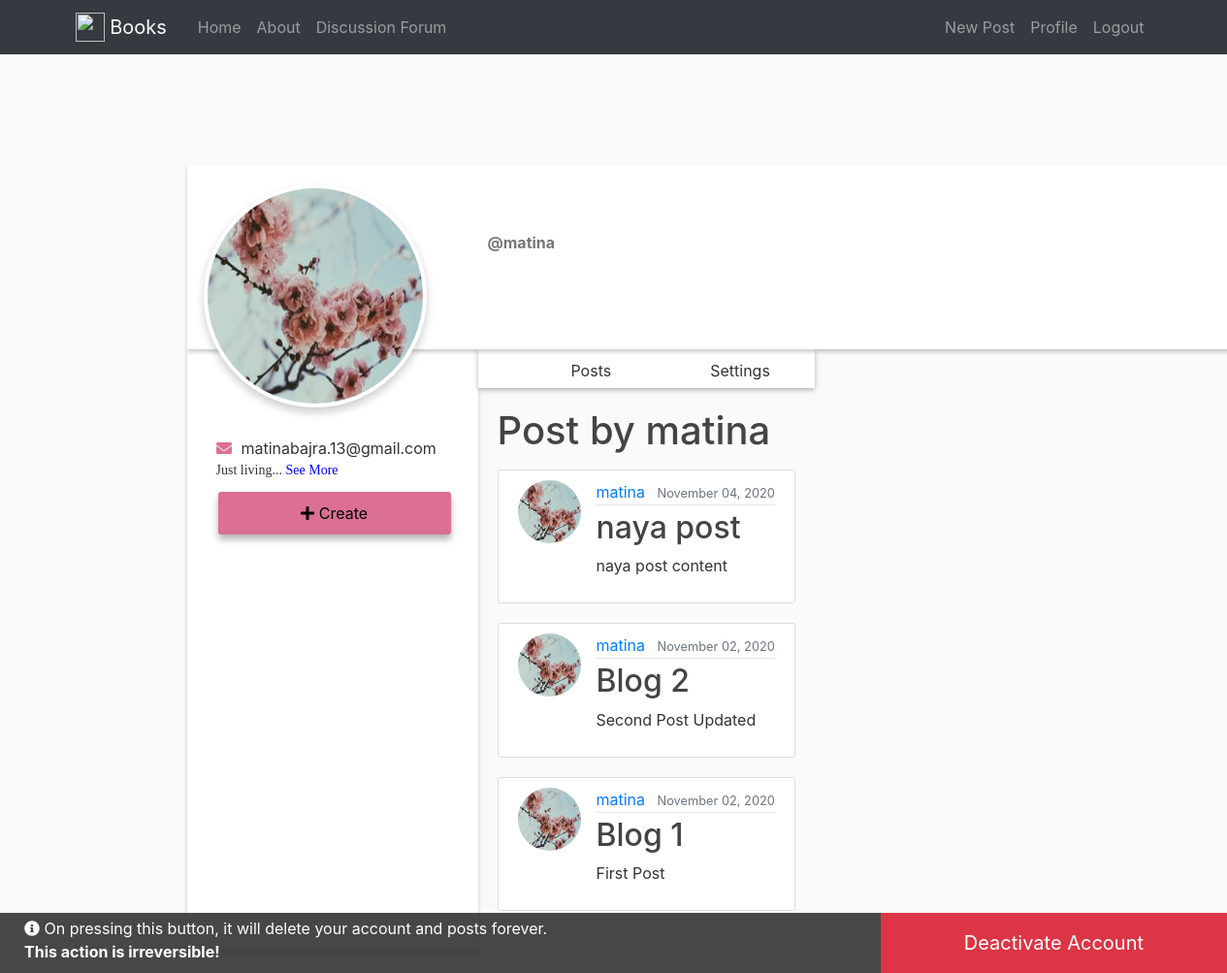
/profile/1 (signed in), run on the app's committed database.
### user/models.py (models this page shows, shortened)
class Profile(models.Model):
    user = models.OneToOneField(User, on_delete=models.CASCADE)
    bio = models.CharField(max_length = 100, blank=True)
    image = models.ImageField(default='default.png', upload_to='profile_pics')

### forum/models.py (models this page shows, shortened)
class Post(models.Model):
    title = models.CharField(max_length=100)
    content = models.TextField()
    date_posted = models.DateTimeField(default=timezone.now)
    author = models.ForeignKey(User, on_delete=models.CASCADE) #If user is deleted it deletes the post too
    likes = models.ManyToManyField(User, default= None, blank=True, related_name='liked')
    comments = models.ManyToManyField(User, default= None, blank=True, related_name='commented')

### user/views.py (the view)
# urls.py: path('profile/<int:pk>', user_views.profile, name='profile'),
def profile(request, pk):
    u_id = User.objects.get(pk=pk)
    post = Post.objects.filter(author = pk).order_by('-date_posted')
    context={
        'title': 'Profile',
        'u_id' : u_id,
        'posts' : post,
    }
    return render(request, 'forum/profile.html', context)

### forum/templates/forum/profile.html (shortened to what this page needs)
{% extends "forum/base.html"%}
{% load static %}
{% block content %}
<div class="container profile">
    <div class="profile-header">
        <div class="profile-img">
            <img src="{{ u_id.profile.image.url }}" alt="">
        </div>
        <div class="profile-nav-info">
            <div class="address">
                <p class="state">@{{ u_id.username }}</p>
            </div>
        </div>
    </div>
    <div class="main-bd">
        <div class="profile-side">
            <div class="user-mail"><i class="fas fa-envelope"></i>{{ u_id.email }}</div>
            <div class="user-bio">
                <p class="bio">{{ u_id.profile.bio }}</p>
            </div>
            <div class="profile-btn">
                <button class="createbtn">
                    <i class="fa fa-plus"></i>Create
                </button>
            </div>
        </div>
        <div class="right-side">
            <div class="nav">
                <ul>
                    <li onclick="tabs(0)" class="user-post">Posts</li>
                    <li onclick="tabs(1)" class="user-post"> Settings</li>
                </ul>
            </div>
            <div class="profile-body">
                <div class="profile-posts tab">
                    <h1 class="mb-3">Post by {{ u_id }} </h1>
                    {% for post in posts%}
                    <article class="media content-section">
                    <img class="rounded-circle article-img" src="{{ post.author.profile.image.url }}" alt="">
                        <div class="media-body">
                        <div class="article-metadata">
                            <a class="mr-2" href="{% url 'user-posts' post.author.username %}">{{ post.author }}</a>
                            <small class="text-muted">{{ post.date_posted|date:"F d, Y"}}</small>
                        </div>
                        <h2><a class="article-title" href="{% url 'post-detail' post.id %}">{{ post.title }}</a></h2>
                        <p class="article-content">{{ post.content }}</p>
                        </div>
                    </article>
                    {% endfor %}
                </div>
            </div>
        </div>
    </div> <br>
    <div class="info clearfix">
        <p class="float-left"><i class="fas fa-info-circle"></i> On pressing this button, it will delete your account and posts forever. <br>
            <strong> This action is irreversible!</strong>
        </p>
        <button type="button" class="deactivate float-right btn btn-danger btn-lg" data-toggle="modal"
            data-target="#staticBackdrop">Deactivate Account</button>
    </div>
</div>
{% endblock content %}

### forum/static/forum/main.css (style rules this page uses)
* { box-sizing: border-box; }
body { background: #fafafa; color: #333333; margin-top: 5rem; }
h1, h2, h3, h4, h5, h6 { color: #444444; }
ul { margin: 0; }
.content-section { background: #ffffff; padding: 10px 20px; border: 1px solid #dddddd; border-radius: 3px; margin-bottom: 20px; }
.article-title { color: #444444; }
.article-content { white-space: pre-line; }
.article-img { height: 65px; width: 65px; margin-right: 16px; }
.article-metadata { padding-bottom: 1px; margin-bottom: 4px; border-bottom: 1px solid #e3e3e3 }
.profile { padding-top: 90px; margin: 0 100px; }
.profile-header { background:white; width: 100%; display: flex; height: 190px; position: relative; box-shadow: 0px 3px 4px rgba(0,0,0,0.2); }
.profile-img { float: left; width: 230px; height: 230px; }
.profile-img img { border-radius: 50%; width: 230px; height: 230px; border: 4px solid white; box-shadow: 0px 5px 10px rgba(0, 0, 0, .2); position: absolute; left: 50px; top: 20px; z-index: 5; background: #fff; margin-left: -3%; }
.profile-nav-info { float: left; flex-direction: column; justify-content: center; padding-top: 60px; }
.user-name, .address { padding-left: 80px; }
.profile-nav-info .address { display: flex; font-weight: bold; color: #777; }
.profile-nav-info .address p { margin-right: 5px; }
.main-bd { width: 100%; display: flex; padding-right: 15%; }
.profile-side { width: 300px; background: #fff; box-shadow: 0px 3px 5px rgba(0, 0, 0, 0.2); padding: 90px 30px 20px; }
.profile-side p { margin-bottom: 7px; color: #333; font-size: 14px; font-family: 'Times New Roman', Times, serif; }
.fa-envelope, .fa-phone { color: palevioletred; margin-right: 10px; }
button.createbtn { border: 0; padding: 10px; width: 100%; border-radius: 3px; background: palevioletred; font-size: 1rem; margin: 5px 2px; cursor: pointer; outline: none; margin-bottom: 10px; transition: all .3s ease-in-out; box-shadow: 0px 5px 7px 0px rgba(0, 0, 0, 0.3); color: fff; }
.fa-plus { margin-right: 5px; }
.nav { width: 100%; z-index: -1; }
.nav ul { display: flex; justify-content: center; list-style-type: none; height: 40px; width: 100%; background: #fff; box-shadow: 0px 2px 5px rgba(0, 0, 0, 0.3); }
.nav ul li { padding: 10px; width: 100%; cursor: pointer; text-align: center; transition: all .2s ease-in-out; }
.profile-body { width: 100%; z-index: -1; }
.tab { padding: 20px; width: 100%; display: none; }

### forum/templates/forum/base.html (style rules this page uses)
.info p { margin: 4px 0 0 0; }
.deactivate { border-radius: 0; padding: 15px 85px 15px 85px; }
.info { position: fixed; bottom: 0; right: 0; left: 0; background: rgba(51, 51, 51, 0.9); color: #fff; margin: 0 0 0 0px; padding: 0 0 0 25px; }

### data on the page
Post: author.profile.image (picture), author "matina", date_posted "November 04, 2020", title "naya post", content "naya post content"
Post: author.profile.image (picture), author "matina", date_posted "November 02, 2020", title "Blog 2", content "Second Post Updated"
Post: author.profile.image (picture), author "matina", date_posted "November 02, 2020", title "Blog 1", content "First Post"

### other printed values
{{ u_id.username }} "matina"
{{ u_id.email }} "matinabajra.13@gmail.com"
{{ u_id }} "matina"
